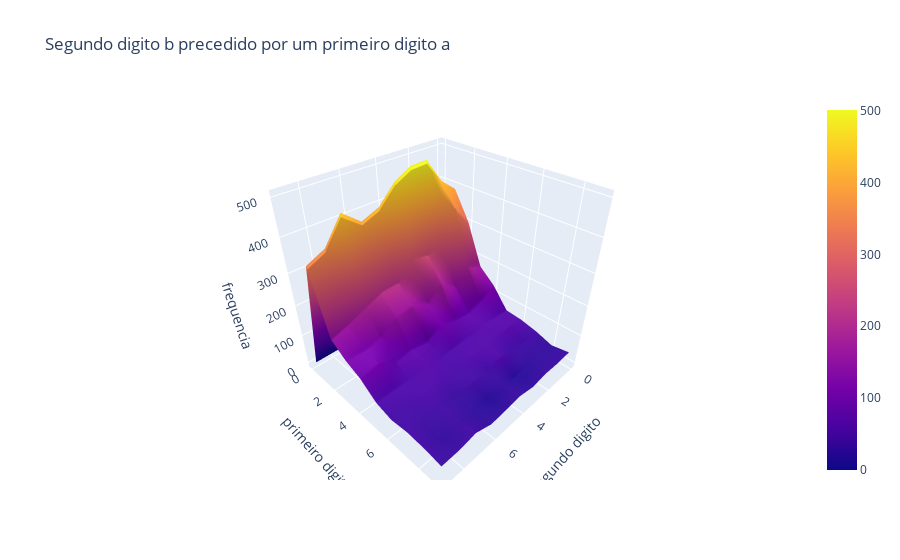

The code cell stored with this chart in its notebook:
### Markdown cell above
Refazendo o ultimo e penultimo grafico com plotly

### Code cell
fig = go.Figure(data=[go.Surface(z=matrix)])

digitous = [str(i) for i in digitos]

fig.update_layout(
    title='Segundo digito b precedido por um primeiro digito a',
    scene=dict(
        xaxis_title='segundo digito',
        yaxis_title='primeiro digito',
        zaxis_title='frequencia'
    ),
    xaxis=dict(
        tickmode = "array",
        tickvals=digitos,
        ticktext= digitous
    ),
    yaxis=dict(
        tickmode="array",
        tickvals=digitos,
        ticktext= digitous
    )
)

# Exibir o gráfico
fig.show()

### Figure 1 — Plotly figure (JSON) as saved in the notebook; plotly's stock layout.template omitted (floating-point values rounded to 4 significant figures)
{"data": [{"type": "surface", "z": [[0, 0, 0, 0, 0, 0, 0, 0, 0, 0], [387, 427, 501, 499, 472, 421, 401, 444, 370, 346], [301, 361, 287, 260, 275, 219, 217, 199, 175, 155], [171, 195, 151, 188, 149, 171, 162, 126, 115, 120], [128, 100, 83, 89, 106, 76, 85, 78, 112, 98], [64, 66, 71, 61, 59, 56, 71, 56, 58, 58], [59, 71, 61, 65, 60, 50, 54, 57, 48, 43], [47, 42, 40, 59, 41, 46, 35, 44, 39, 49], [29, 30, 26, 20, 31, 18, 27, 40, 30, 45], [38, 34, 35, 27, 37, 31, 27, 46, 37, 36]]}], "layout": {"scene": {"xaxis": {"title": {"text": "segundo digito"}}, "yaxis": {"title": {"text": "primeiro digito"}}, "zaxis": {"title": {"text": "frequencia"}}}, "title": {"text": "Segundo digito b precedido por um primeiro digito a"}, "xaxis": {"tickmode": "array", "ticktext": ["0", "1", "2", "3", "4", "5", "6", "7", "8", "9"], "tickvals": [0, 1, 2, 3, 4, 5, 6, 7, 8, 9]}, "yaxis": {"tickmode": "array", "ticktext": ["0", "1", "2", "3", "4", "5", "6", "7", "8", "9"], "tickvals": [0, 1, 2, 3, 4, 5, 6, 7, 8, 9]}}}
